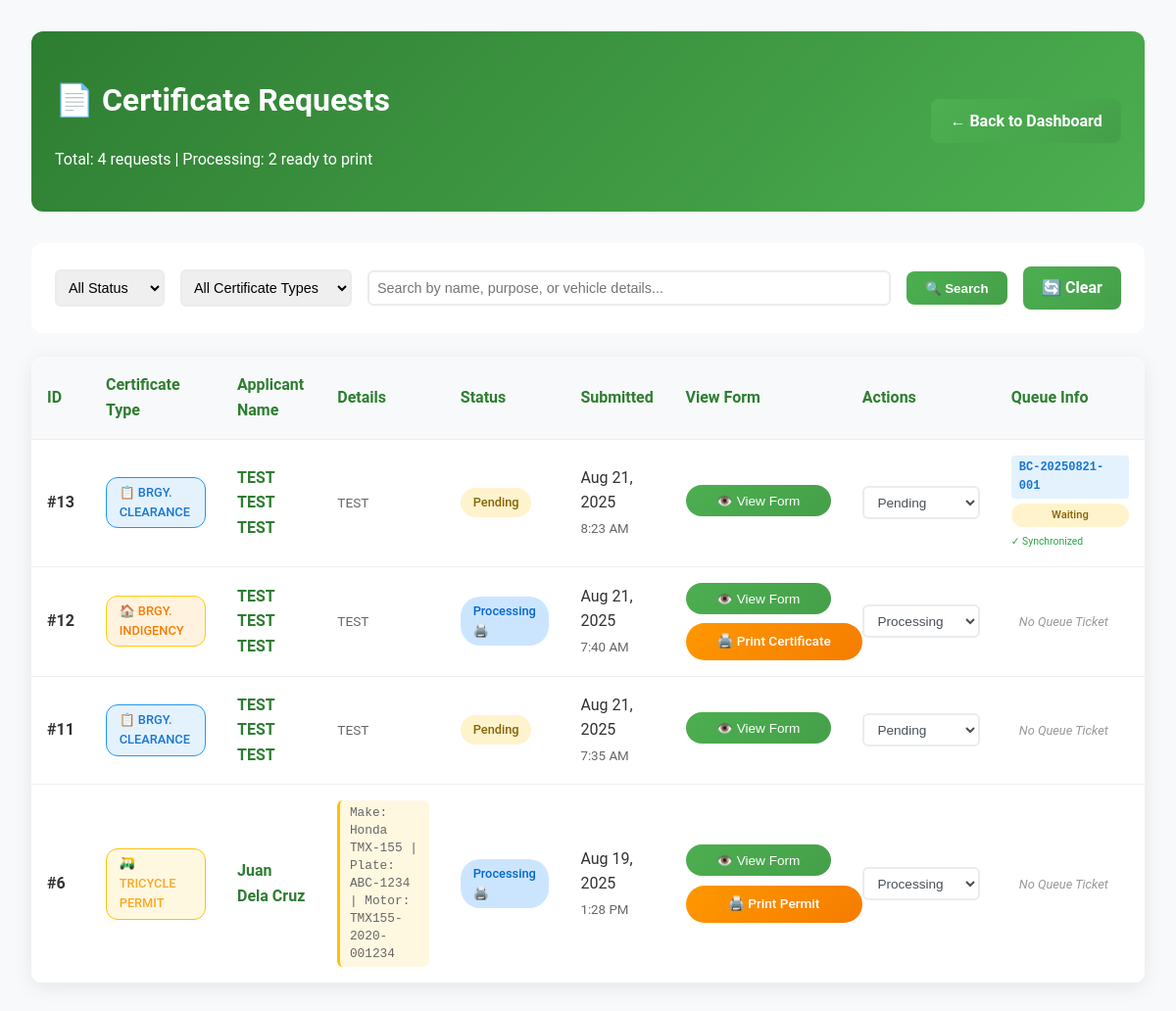
/admin/view-certificate-requests.php (signed in), run on an earlier commit of the app's database.
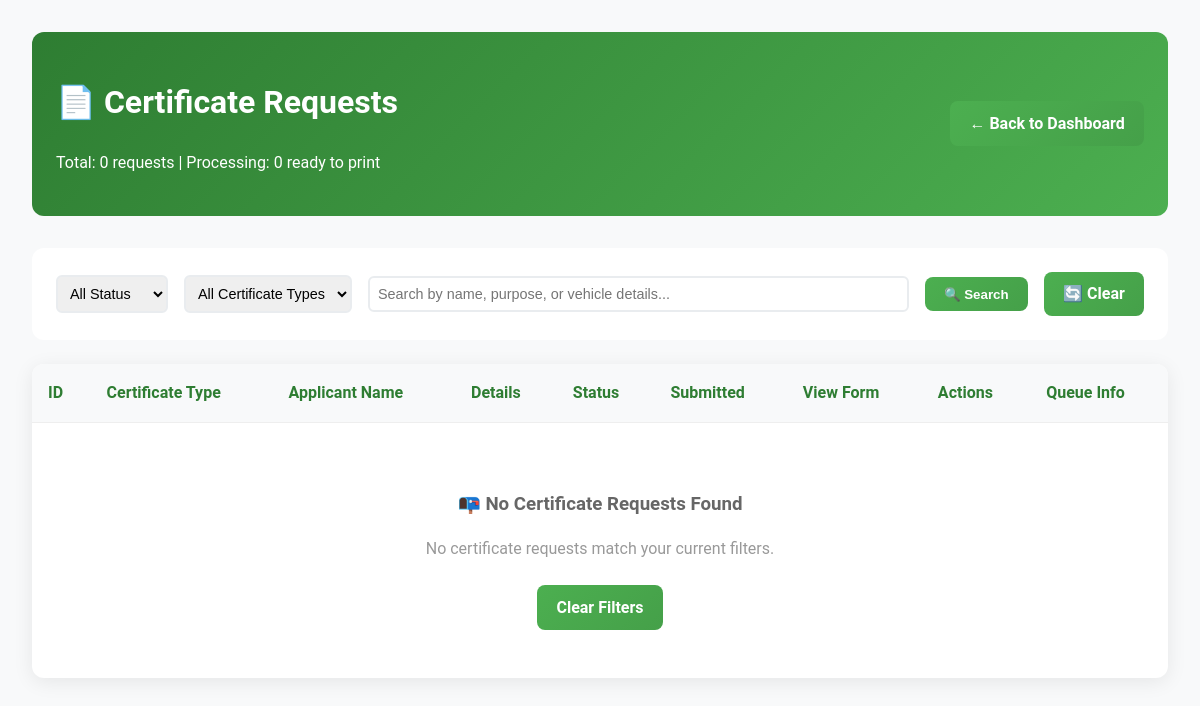
And on a later commit of the database.
### tables this page shows
CREATE TABLE `certificate_requests` (
  `id` int(11) NOT NULL,
  `full_name` varchar(255) NOT NULL,
  `address` varchar(500) NOT NULL,
  `mobile_number` varchar(20) DEFAULT NULL,
  `civil_status` varchar(50) DEFAULT NULL,
  `gender` varchar(20) DEFAULT NULL,
  `birth_date` date NOT NULL,
  `birth_place` varchar(255) NOT NULL,
  `citizenship` varchar(100) DEFAULT NULL,
  `years_of_residence` int(11) DEFAULT NULL,
  `certificate_type` varchar(100) NOT NULL,
  `purpose` text NOT NULL,
  `vehicle_make_type` varchar(255) DEFAULT NULL,
  `motor_no` varchar(100) DEFAULT NULL,
  `chassis_no` varchar(100) DEFAULT NULL,
  `plate_no` varchar(50) DEFAULT NULL,
  `vehicle_color` varchar(50) DEFAULT NULL,
  `year_model` int(4) DEFAULT NULL,
  `body_no` varchar(100) DEFAULT NULL,
  `operator_license` varchar(100) DEFAULT NULL,
  `submitted_at` timestamp NOT NULL DEFAULT current_timestamp(),
  `status` enum('pending','processing','ready','released') DEFAULT 'pending',
  `queue_ticket_id` int(11) DEFAULT NULL,
  `queue_ticket_number` varchar(20) DEFAULT NULL
);

CREATE TABLE `queue_tickets` (
  `id` int(11) NOT NULL,
  `ticket_number` varchar(20) NOT NULL,
  `service_id` int(11) NOT NULL,
  `customer_name` varchar(100) NOT NULL,
  `mobile_number` varchar(20) DEFAULT NULL,
  `user_id` int(11) DEFAULT NULL,
  `purpose` text DEFAULT NULL,
  `priority_level` enum('normal','priority','urgent') DEFAULT 'normal',
  `status` enum('waiting','serving','completed','cancelled','no_show') DEFAULT 'waiting',
  `queue_position` int(11) DEFAULT NULL,
  `estimated_time` datetime DEFAULT NULL,
  `called_at` timestamp NULL DEFAULT NULL,
  `served_at` timestamp NULL DEFAULT NULL,
  `completed_at` timestamp NULL DEFAULT NULL,
  `served_by` varchar(100) DEFAULT NULL,
  `notes` text DEFAULT NULL,
  `created_at` timestamp NOT NULL DEFAULT current_timestamp(),
  `updated_at` timestamp NOT NULL DEFAULT current_timestamp() ON UPDATE current_timestamp()
);

### admin/view-certificate-requests.php (the view, shortened to what the changed rows need)
<?php
include '../includes/db_connect.php';
$page = max(1, (int)($_GET['page'] ?? 1));
$per_page = 10;
$offset = ($page - 1) * $per_page;
$where_conditions = [];
$params = [];
$where_clause = $where_conditions ? "WHERE " . implode(" AND ", $where_conditions) : "";
$count_sql = "SELECT COUNT(*) FROM certificate_requests cr $where_clause";
$count_stmt = $pdo->prepare($count_sql);
$count_stmt->execute($params);
$total_records = $count_stmt->fetchColumn();
$sql = "SELECT cr.*,
        CASE
            WHEN cr.certificate_type = 'TRICYCLE PERMIT' THEN
                CONCAT(cr.vehicle_make_type, ' - ', cr.plate_no)
            ELSE cr.purpose
        END as display_info,
        qt.ticket_number as queue_ticket,
        qt.status as queue_status
        FROM certificate_requests cr
        LEFT JOIN queue_tickets qt ON cr.queue_ticket_id = qt.id
        $where_clause ORDER BY cr.submitted_at DESC LIMIT $per_page OFFSET $offset";
$stmt = $pdo->prepare($sql);
$stmt->execute($params);
$requests = $stmt->fetchAll();
function getPrintUrl($certificate_type, $id) {
    $certificate_type = strtoupper(trim($certificate_type));
    $print_urls = [
        'BRGY. INDIGENCY' => '../pages/print-indigency.php',
        'INDIGENCY' => '../pages/print-indigency.php',
        'BRGY. CLEARANCE' => '../pages/print-barangay-clearance.php',
        'BARANGAY CLEARANCE' => '../pages/print-barangay-clearance.php',
        'CLEARANCE' => '../pages/print-barangay-clearance.php',
        'CERTIFICATION OF RESIDENCY' => '../pages/print-residency.php',
        'RESIDENCY' => '../pages/print-residency.php',
        'PROOF OF RESIDENCY' => '../pages/print-residency.php',
        'TRICYCLE PERMIT' => '../pages/print-tricycle-permit.php',
        'CEDULA' => '../pages/print-tricycle-permit.php',
        'CERTIFICATE OF RESIDENCY' => '../pages/print-residency.php',
        'RESIDENCY CERTIFICATE' => '../pages/print-residency.php',
        'BARANGAY CERTIFICATE' => '../pages/print-barangay-clearance.php',
        'CERTIFICATE' => '../pages/print-generic-certificate.php',
        'CLEARANCE CERTIFICATE' => '../pages/print-barangay-clearance.php'
    ];
    return isset($print_urls[$certificate_type]) ? $print_urls[$certificate_type] . '?id=' . $id : null;
}
function getCertificateTypeDisplay($certificate_type) {
    $certificate_type = strtoupper(trim($certificate_type));
    $displays = [
        'BRGY. INDIGENCY' => ['icon' => '🏠', 'class' => 'cert-indigency'],
        'BRGY. CLEARANCE' => ['icon' => '📋', 'class' => 'cert-clearance'],
        'PROOF OF RESIDENCY' => ['icon' => '🏡', 'class' => 'cert-residency'],
        'TRICYCLE PERMIT' => ['icon' => '🛺', 'class' => 'cert-tricycle']
    ];
    return $displays[$certificate_type] ?? ['icon' => '📄', 'class' => 'cert-default'];
}
function getRequestDetails($request) {
    if ($request['certificate_type'] === 'TRICYCLE PERMIT') {
        $details = [];
        if (!empty($request['vehicle_make_type'])) {
            $details[] = "Make: " . htmlspecialchars($request['vehicle_make_type']);
        }
        if (!empty($request['plate_no'])) {
            $details[] = "Plate: " . htmlspecialchars($request['plate_no']);
        }
        if (!empty($request['motor_no'])) {
            $details[] = "Motor: " . htmlspecialchars($request['motor_no']);
        }
        return implode(" | ", $details);
    }
    return htmlspecialchars(substr($request['purpose'], 0, 50)) . (strlen($request['purpose']) > 50 ? '...' : '');
}
?>
<!DOCTYPE html>
<html lang="en">
<head>
    <link rel="stylesheet" href="../css/styles.css">
</head>
<body>
    <div class="admin-container">
        <div class="admin-header">
            <div>
                <h1>📄 Certificate Requests</h1>
                <p>Total: <?php echo $total_records; ?> requests | Processing: <?php echo count(array_filter($requests, fn($r) => $r['status'] === 'processing')); ?> ready to print</p>
            </div>
        </div>
        <div class="admin-table">
            <table>
                <thead>
                    <tr>
                        <th>ID</th>
                        <th>Certificate Type</th>
                        <th>Applicant Name</th>
                        <th>Details</th>
                        <th>Status</th>
                        <th>Submitted</th>
                        <th>View Form</th>
                        <th>Actions</th>
                        <th>Queue Info</th>
                    </tr>
                </thead>
                <tbody>
                    <?php foreach ($requests as $req): ?>
                    <?php $certDisplay = getCertificateTypeDisplay($req['certificate_type']); ?>
                    <tr>
                        <td><strong>#<?php echo $req['id']; ?></strong></td>
                        <td>
                            <span class="cert-type <?php echo $certDisplay['class']; ?>">
                                <?php echo $certDisplay['icon']; ?>
                                <?php echo htmlspecialchars($req['certificate_type']); ?>
                            </span>
                        </td>
                        <td>
                            <div class="applicant-name">
                                <?php echo htmlspecialchars($req['full_name']); ?>
                            </div>
                        </td>
                        <td>
                            <div class="request-details">
                                <?php if ($req['certificate_type'] === 'TRICYCLE PERMIT'): ?>
                                    <div class="tricycle-details">
                                        <?php echo getRequestDetails($req); ?>
                                    </div>
                                <?php else: ?>
                                    <?php echo getRequestDetails($req); ?>
                                <?php endif; ?>
                            </div>
                        </td>
                        <td>
                            <span class="status-badge status-<?php echo $req['status']; ?> <?php echo $req['status'] === 'processing' ? 'print-available' : ''; ?>">
                                <?php echo ucfirst($req['status']); ?>
                                <?php if ($req['status'] === 'released'): ?>
                                    🔒
                                <?php elseif ($req['status'] === 'processing'): ?>
                                    🖨️
                                <?php endif; ?>
                            </span>
                        </td>
                        <td>
                            <div><?php echo date('M j, Y', strtotime($req['submitted_at'])); ?></div>
                            <small style="color: #666;"><?php echo date('g:i A', strtotime($req['submitted_at'])); ?></small>
                        </td>
                        <td>
                            <div class="action-buttons">
                                <button onclick="viewFormDetails(<?php echo $req['id']; ?>)" class="view-form-btn">
                                    👁️ View Form
                                </button>
                                <?php
                                if ($req['status'] === 'processing') {
                                    $print_url = getPrintUrl($req['certificate_type'], $req['id']);
                                    if ($print_url):
                                ?>
                                <a href="<?php echo $print_url; ?>" target="_blank" class="print-cert-btn">
                                    🖨️ Print <?php echo $req['certificate_type'] === 'TRICYCLE PERMIT' ? 'Permit' : 'Certificate'; ?>
                                </a>
                                <?php else: ?>
                                <a href="../pages/print-generic-certificate.php?id=<?php echo $req['id']; ?>" target="_blank" class="print-cert-btn">
                                    🖨️ Print Certificate
                                </a>
                                <?php
                                    endif;
                                }
                                ?>
                            </div>
                        </td>
                        <td>
                            <?php if ($req['status'] !== 'released'): ?>
                            <form method="POST" style="margin: 0;">
                                <select name="status" class="action-select" onchange="this.form.submit()">
                                    <option value="pending" <?php echo $req['status'] === 'pending' ? 'selected' : ''; ?>>Pending</option>
                                    <option value="processing" <?php echo $req['status'] === 'processing' ? 'selected' : ''; ?>>Processing</option>
                                </select>
                            </form>
                            <?php else: ?>
                            <div class="action-select status-locked">
                                Released (Locked)
                            </div>
                            <?php endif; ?>
                        </td>
                        <td>
                            <?php if ($req['queue_ticket']): ?>
                                <div class="queue-info">
                                    <span class="queue-ticket"><?php echo htmlspecialchars($req['queue_ticket']); ?></span>
                                    <span class="queue-status status-<?php echo $req['queue_status']; ?>">
                                        <?php echo ucfirst($req['queue_status']); ?>
                                    </span>
                                    <?php
                                    $cert_status = $req['status'];
                                    $queue_status = $req['queue_status'];
                                    $is_synced = (
                                        ($cert_status === 'pending' && $queue_status === 'waiting') ||
                                        ($cert_status === 'processing' && $queue_status === 'serving') ||
                                        ($cert_status === 'ready' && $queue_status === 'serving') ||
                                        ($cert_status === 'released' && $queue_status === 'completed')
                                    );
                                    ?>
                                    <?php if ($is_synced): ?>
                                        <div class="queue-sync-indicator">
                                            ✓ Synchronized
                                        </div>
                                    <?php else: ?>
                                        <div class="queue-sync-indicator" style="color: #ffc107;">
                                            ⚠ Needs sync
                                        </div>
                                    <?php endif; ?>
                                </div>
                            <?php else: ?>
                                <span class="no-queue">No Queue Ticket</span>
                            <?php endif; ?>
                        </td>
                    </tr>
                    <?php endforeach; ?>
                </tbody>
            </table>
            <?php if (empty($requests)): ?>
            <div style="text-align: center; padding: 3rem;">
                <h3 style="color: #666; margin-bottom: 1rem;">📭 No Certificate Requests Found</h3>
                <p style="color: #999; margin-bottom: 1.5rem;">No certificate requests match your current filters.</p>
                <a href="view-certificate-requests.php" class="admin-btn">Clear Filters</a>
            </div>
            <?php endif; ?>
        </div>
    </div>
</body>
</html>

What changed in the data, as far as the page shows it:
removed certificate_requests: id "13", certificate_type "📋", certificate_type "BRGY. CLEARANCE", full_name "TEST TEST TEST", purpose "TEST", status "Pending", submitted_at "Aug 21, 2025", submitted_at "8:23 AM", queue_ticket.ticket_number "BC-20250821-001", queue_ticket.status "Waiting", shows "✓ Synchronized"
removed certificate_requests: id "12", certificate_type "🏠", certificate_type "BRGY. INDIGENCY", full_name "TEST TEST TEST", purpose "TEST", status "Processing", submitted_at "Aug 21, 2025", submitted_at "7:40 AM", shows "Certificate", shows "No Queue Ticket"
removed certificate_requests: id "11", certificate_type "📋", certificate_type "BRGY. CLEARANCE", full_name "TEST TEST TEST", purpose "TEST", status "Pending", submitted_at "Aug 21, 2025", submitted_at "7:35 AM", shows "No Queue Ticket"
removed certificate_requests: id "6", certificate_type "🛺", certificate_type "TRICYCLE PERMIT", full_name "Juan Dela Cruz", req "Make: Honda TMX-155 | Plate: ABC-1234 | Motor: TMX155-2020-001234", status "Processing", submitted_at "Aug 19, 2025", submitted_at "1:28 PM", shows "Permit", shows "No Queue Ticket"
Also different on the page:
$total_records: "4" → "0"
text no longer shown: "2"
text now shown: "0 📭 No Certificate Requests Found No certificate requests match your current filters. Clear Filters"
